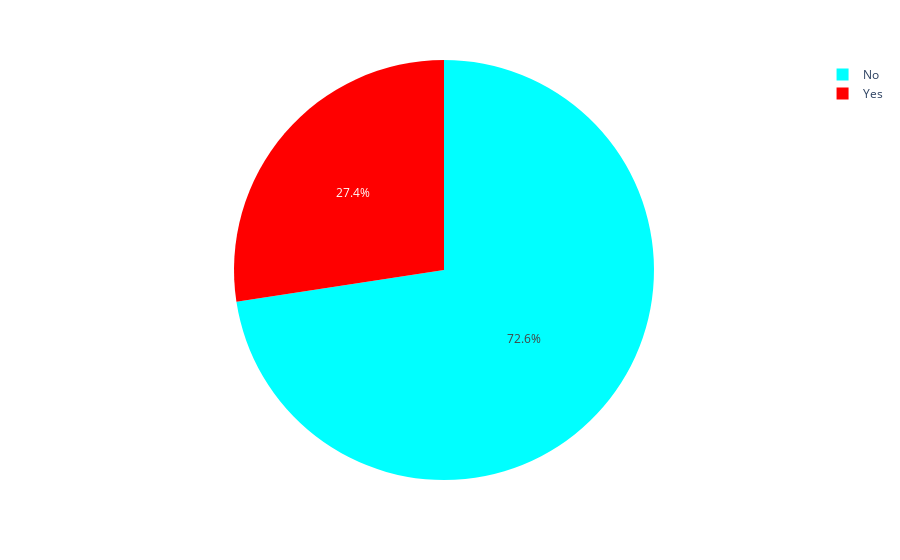

Source (notebook cell):
### Code cell
import plotly.express as px

fig = px.pie(Bank,names='Loan_Status',color ='Loan_Status',
            color_discrete_map={'Yes' : 'red',
                                'No' :'cyan'})

fig.show()

### Figure 1 — Plotly figure (JSON) as saved in the notebook; plotly's stock layout.template omitted (floating-point values rounded to 4 significant figures; data arrays with more than 128 entries replaced by an {"elided": "..."} marker saying what was removed)
{"data": [{"customdata": {"elided": "981x1 str values"}, "domain": {"x": [0, 1], "y": [0, 1]}, "hovertemplate": "Loan_Status=%{customdata[0]}<extra></extra>", "labels": {"elided": "981 str values"}, "legendgroup": "", "marker": {"colors": {"elided": "981 str values"}}, "name": "", "showlegend": true, "type": "pie"}], "layout": {"legend": {"tracegroupgap": 0}, "margin": {"t": 60}}}
